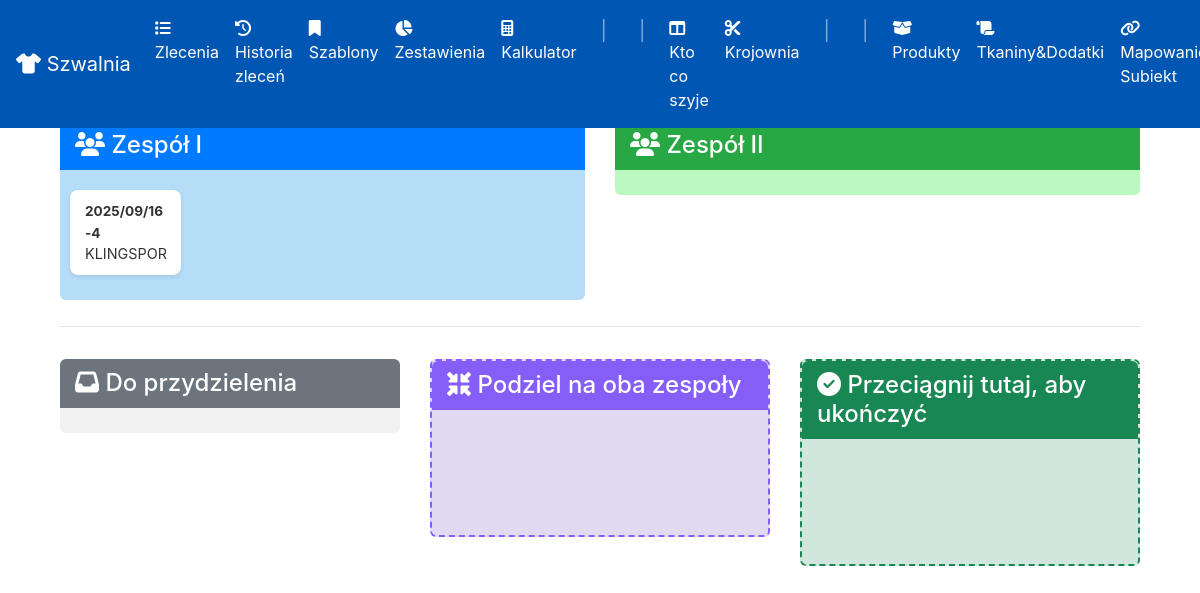
/kanban, run on an earlier commit of the app's database.
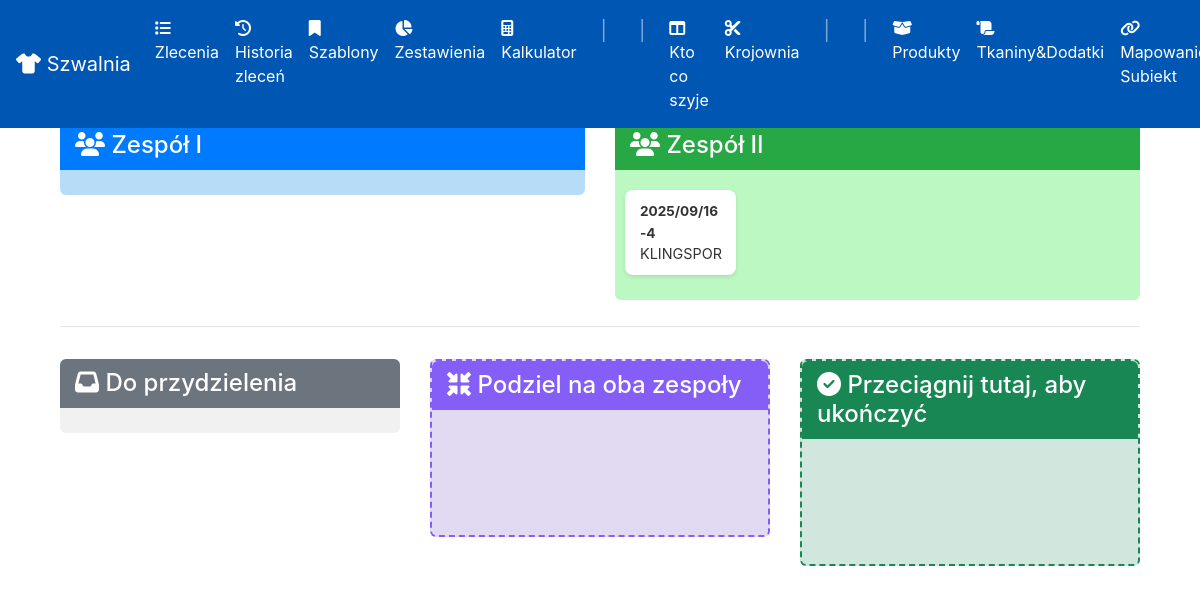
And on a later commit of the database.
### app/models.py (models this page shows, shortened)
class Order(db.Model):
    id = db.Column(db.Integer, primary_key=True)
    order_code = db.Column(db.String(50), nullable=True)
    client_id = db.Column(db.Integer, db.ForeignKey('client.id'), nullable=False)
    description = db.Column(db.Text, nullable=False)
    login_info = db.Column(db.Text, nullable=True)
    deadline = db.Column(db.Date, nullable=False)
    status = db.Column(db.String(50), nullable=False, default='NOWE')
    zlecajacy = db.Column(db.String(50), nullable=False)
    created_at = db.Column(db.DateTime, default=datetime.utcnow)
    fabrics = db.relationship('OrderFabric', backref='order', cascade="all, delete-orphan")
    assigned_team = db.Column(db.String(50), nullable=True)
    cutting_table = db.Column(db.String(50), nullable=True)
    team1_completed = db.Column(db.Boolean, default=False, nullable=False)
    team2_completed = db.Column(db.Boolean, default=False, nullable=False)
    cutting_started_at = db.Column(db.DateTime, nullable=True)
    cutting_finished_at = db.Column(db.DateTime, nullable=True)
    sewing_started_at = db.Column(db.DateTime, nullable=True)
    sewing_finished_at = db.Column(db.DateTime, nullable=True)
    order_items = db.relationship('OrderItem', backref='order', lazy=True, cascade="all, delete-orphan")
    attachments = db.relationship('Attachment', backref='order', lazy=True, cascade="all, delete-orphan")
    materials_used = db.relationship('MaterialUsage', backref='order', cascade="all, delete-orphan")

class Client(db.Model):
    id = db.Column(db.Integer, primary_key=True)
    name = db.Column(db.String(100), nullable=False, unique=True)
    orders = db.relationship('Order', backref='client', lazy=True)

### app/routes.py (the view)
@app.route('/kanban')
def kanban():
    orders = Order.query.filter(Order.cutting_table == 'skrojone', Order.status.in_(['NOWE', 'W REALIZACJI'])).order_by(Order.created_at.desc()).all()
    team1_orders = [o for o in orders if o.assigned_team in ['zespol-1', 'OBA']]
    team2_orders = [o for o in orders if o.assigned_team in ['zespol-2', 'OBA']]
    unassigned_orders = [o for o in orders if o.assigned_team is None]
    return render_template('kanban.html', team1_orders=team1_orders, team2_orders=team2_orders, unassigned_orders=unassigned_orders)

### app/routes.py (called while the page is built)
@app.context_processor
def inject_in_progress_orders():
    all_in_progress = Order.query.filter_by(status='W REALIZACJI').order_by(Order.deadline).all()
    krojownia_orders = []
    szwalnia_orders = []
    for order in all_in_progress:
        order.total_quantity = sum(item.quantity for item in order.order_items)
        if order.cutting_table == 'skrojone' and order.assigned_team is not None:
            szwalnia_orders.append(order)
        elif order.cutting_table is not None and order.cutting_table != 'skrojone':
            krojownia_orders.append(order)
    return dict(krojownia_in_progress=krojownia_orders, szwalnia_in_progress=szwalnia_orders)

### app/templates/kanban.html (shortened to what this page needs)
{% extends 'base.html' %}
{% block content %}
<h2> Kto co szyje?</h2>
<div class="container-fluid">
    <div class="row">
        <div class="col-md-6">
            <div class="kanban-zone" id="zespol-1">
                <h4 class="zone-header bg-primary text-white"><i class="fas fa-users"></i> Zespół I</h4>
                <div class="d-flex flex-wrap">
                    {% for order in team1_orders %}{% if not order.team1_completed %}
                    <div class="kanban-card" data-id="{{ order.id }}">
                        <strong>{{ order.order_code }}</strong><br>{{ order.client.name }}
                    </div>
                    {% endif %}{% endfor %}
                </div>
            </div>
        </div>
        <div class="col-md-6">
            <div class="kanban-zone" id="zespol-2">
                <h4 class="zone-header bg-success text-white"><i class="fas fa-users"></i> Zespół II</h4>
                <div class="d-flex flex-wrap">
                    {% for order in team2_orders %}{% if not order.team2_completed %}
                    <div class="kanban-card" data-id="{{ order.id }}">
                        <strong>{{ order.order_code }}</strong><br>{{ order.client.name }}
                    </div>
                    {% endif %}{% endfor %}
                </div>
            </div>
        </div>
    </div>
    <hr>
    <div class="row">
        <div class="col-md-4">
            <div class="kanban-zone mt-3" id="nieprzypisane">
                <h4 class="zone-header bg-secondary text-white"><i class="fas fa-inbox"></i> Do przydzielenia</h4>
            </div>
        </div>
        <div class="col-md-4">
            <div class="kanban-zone mt-3" id="zespol-oba">
                <h4 class="zone-header text-white"><i class="fas fa-compress-arrows-alt"></i> Podziel na oba zespoły</h4>
                <div class="d-flex flex-wrap" style="min-height: 100px;"></div>
            </div>
        </div>
        <div class="col-md-4">
            <div class="kanban-zone mt-3" id="zrealizowane">
                <h4 class="zone-header text-white"><i class="fas fa-check-circle"></i> Przeciągnij tutaj, aby ukończyć</h4>
                <div class="d-flex flex-wrap" style="min-height: 100px;"></div>
            </div>
        </div>
    </div>
</div>
{% endblock %}

What changed in the data, as far as the page shows it:
changed Order "KLINGSPOR": moves from the list under "Zespół I" to the list under "Zespół II"
